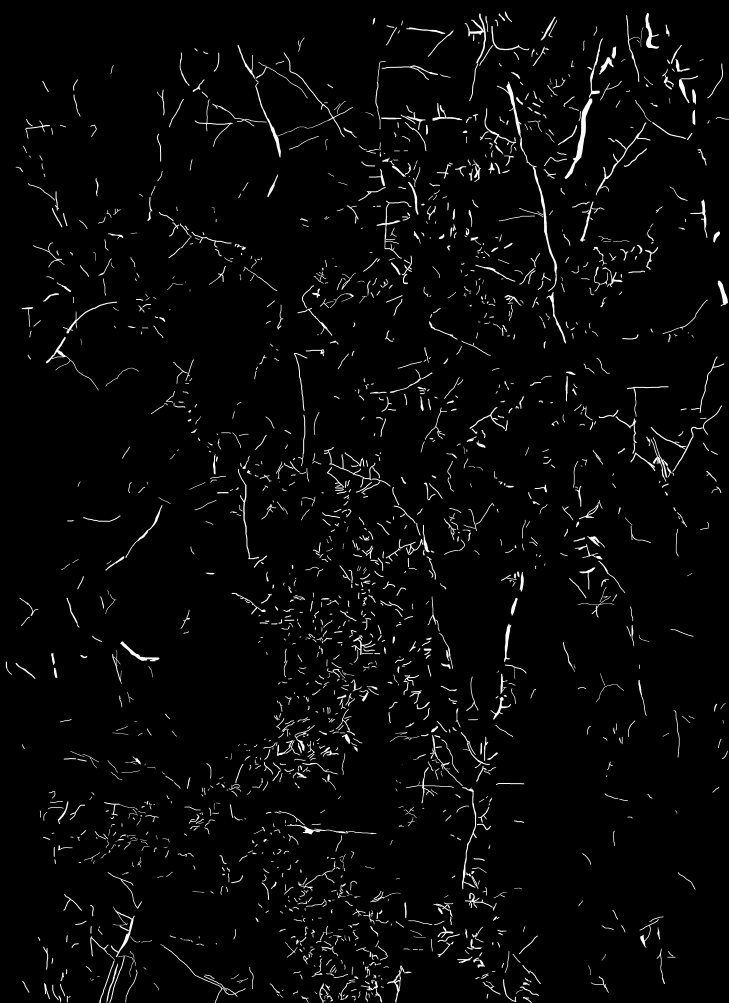
#> input picture Original_NKL4b-20191224.gif, 5100 x 7019 px, given as the content of the folder ./input, which was not available (shown at 1/7 size)
$ python Image_crop.py
#> lines starting #> are read from the running program, lines starting #| are printed output that depends on the picture; after the words box and inside, x2 and y2 are one past the last pixel; in counts of white or black regions, pixels touching at a corner belong together; pictures that were not available may be replaced by others from this repository, and a replacement may not be noted
import os
from PIL import Image
import cv2
import numpy as np
import Learning_conversion


class ImageLoader:
    def __init__(self, image_path):
        self.image_path = image_path
        self.image = self._load_image()

    def _load_image(self):
        if not os.path.exists(self.image_path):
            raise FileNotFoundError(f"画像がない: {self.image_path}")

        # 拡張子を小文字に変換してチェック
        # ARATAはアノテーションデータがGifであることが多いので、gifにも対応
        ext = os.path.splitext(self.image_path)[1].lower()
        if ext in ['.jpg', '.jpeg', '.png', '.tif', '.tiff']:
            image = cv2.imread(self.image_path)
        elif ext == '.gif':
            with Image.open(self.image_path) as img:
                frame_rgb = img.convert("RGB")
                frame_np = np.array(frame_rgb)
                image = cv2.cvtColor(frame_np, cv2.COLOR_RGB2BGR)
        else:
            raise ValueError(f"対応していない拡張子: {ext}")

        if image is None:
            raise ValueError(f"ロードの失敗: {self.image_path}")

        return image


class ImageCropper:
    """
    画像を指定されたサイズで分割するクラス
    デフォルトの分割サイズは400x400ピクセル
    分割する際に、画像の中央を基準にして余白を均等に配置するように、
    開始位置を画像サイズ//分割サイズ/2に設定
    """
    def __init__(self, image, crop_size=(400, 400)):
        self.image = image
        self.crop_width, self.crop_height = crop_size

    def crop_and_save(self, output_dir, prefix):
        os.makedirs(output_dir, exist_ok=True)

        height, width = self.image.shape[:2]
        count_x = width // self.crop_width
        count_y = height // self.crop_height
        margin_x = width % self.crop_width // 2
        margin_y = height % self.crop_height // 2


        print(f"画像サイズ: {width}x{height}")
        print(f"分割枚数: {count_x} x {count_y}")

        for i in range(count_x):
            for j in range(count_y):
                x_start = i * self.crop_width  + margin_x
                y_start = j * self.crop_height + margin_y
                x_end = x_start + self.crop_width
                y_end = y_start + self.crop_height

                cropped_image = self.image[y_start:y_end, x_start:x_end]
                output_path = os.path.join(output_dir, f"{prefix}_{i}_{j}.png")
                print(f"Saving: {output_path}")
                cv2.imwrite(output_path, cropped_image)


class FileManager:
    def __init__(self, input_dir, output_dir):
        self.input_dir = input_dir
        self.output_dir = output_dir
        self.files = sorted([
            f for f in os.listdir(input_dir)
            if os.path.isfile(os.path.join(input_dir, f))
            and not f.startswith('.')
        ])

    def get_input_path(self, index):
        return os.path.join(self.input_dir, self.files[index])

    def get_output_prefix(self, index):
        filename = os.path.splitext(self.files[index])[0]
        return filename

    def get_file_count(self):
        return len(self.files)

    def is_hidden(self,filepath):
        return os.path.basename(filepath).startswith('.')


class CropApplication:
    def __init__(self, input_dir, output_dir):
        self.input_dir = input_dir
        self.output_dir = output_dir
        self.file_manager = FileManager(input_dir, output_dir)

    def run(self):
        total_files = self.file_manager.get_file_count()
        print(f"ファイル数 : {total_files}")

        for i in range(total_files):
            input_path = self.file_manager.get_input_path(i)
            prefix = str("image" + str(i))

            print(f"\nファイル名: {input_path}")

            try:
                image = ImageLoader(input_path).image
                cropper = ImageCropper(image)
                cropper.crop_and_save(self.output_dir, prefix)
            except Exception as e:
                print(f"Error processing {input_path}: {e}")
#> this loop made 1 pass
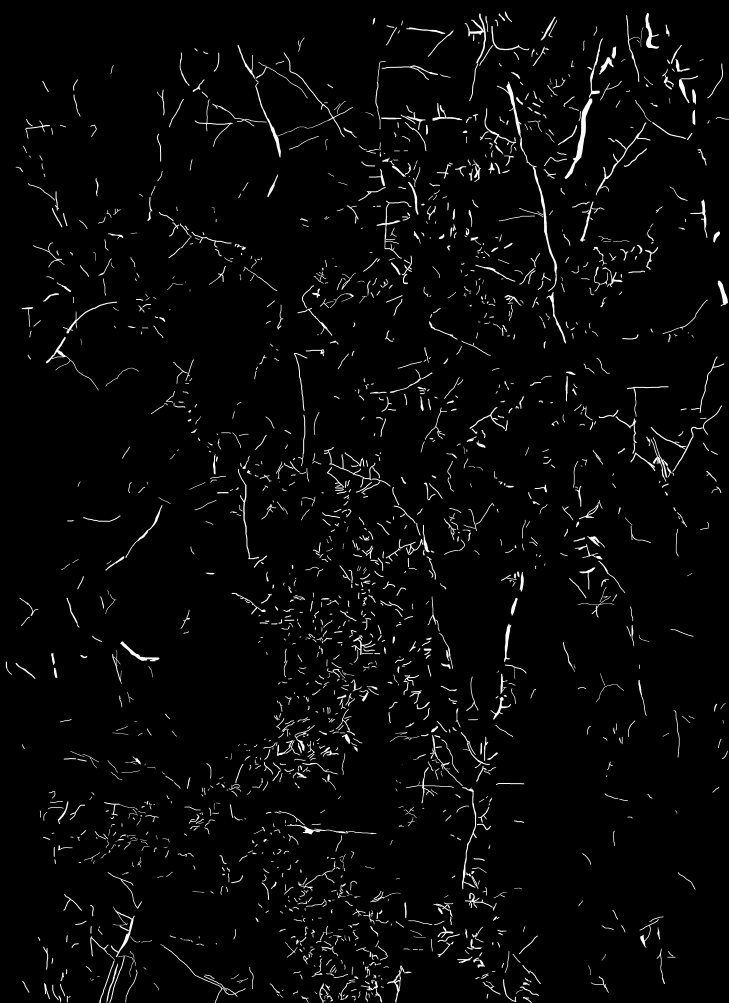
#> input picture Original_NKL4b-20191224.gif, 5100 x 7019 px, given as the content of the folder ./input, which was not available (shown at 1/7 size)
#> pass 1, in _load_image, `frame_rgb = img.convert("RGB")`:
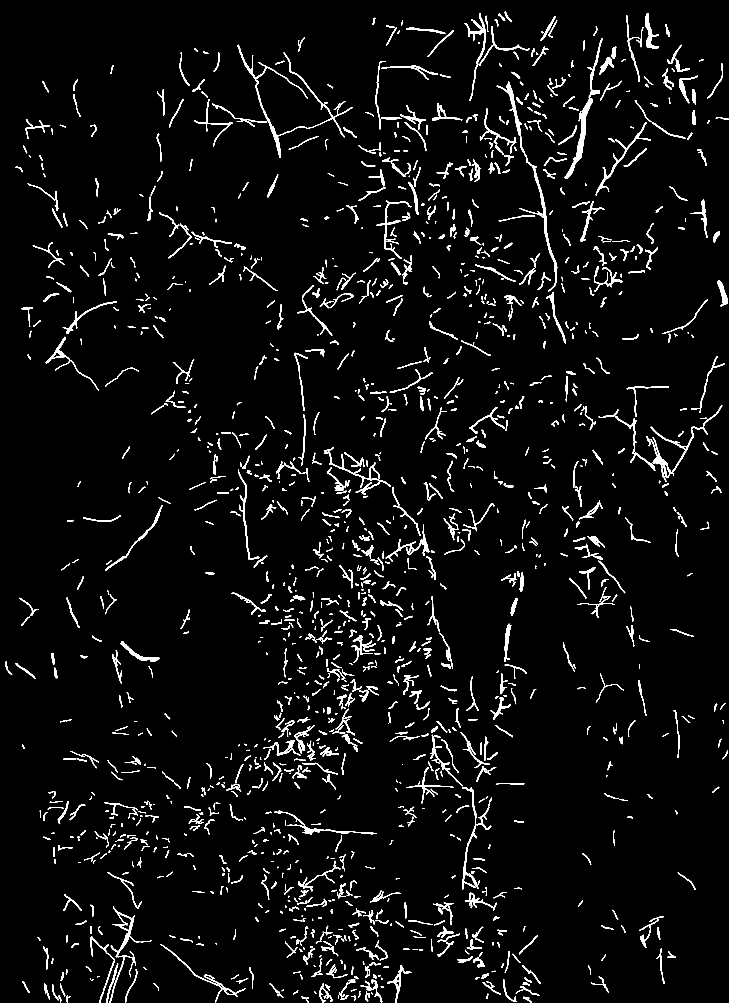
#> frame_rgb: PIL image 5100x7019 RGB (shown at 1/7 size); 3.1% white; 1869 white regions (3 under 20 px), largest, box (x1, y1, x2, y2) and area: (3952, 689, 4146, 1253) 17939, (3729, 1168, 3901, 2041) 12551, (3477, 570, 3757, 1171) 10905
#> pass 1, in crop_and_save, `cv2.imwrite(output_path, cropped_image)`:
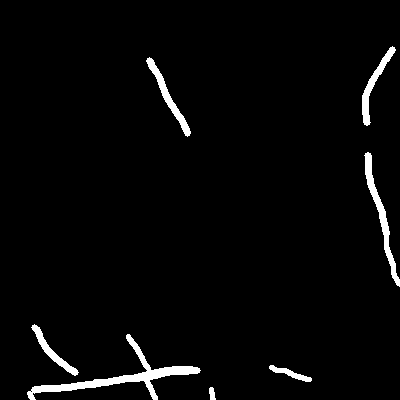
#> saved as image0_0_1.png: shape (400, 400, 3); 2.8% white; 7 white regions, largest, box (x1, y1, x2, y2) and area: (27, 334, 201, 400) 1709, (364, 152, 400, 287) 869, (146, 57, 191, 137) 604
#> pass 1, in crop_and_save, `cv2.imwrite(output_path, cropped_image)`:
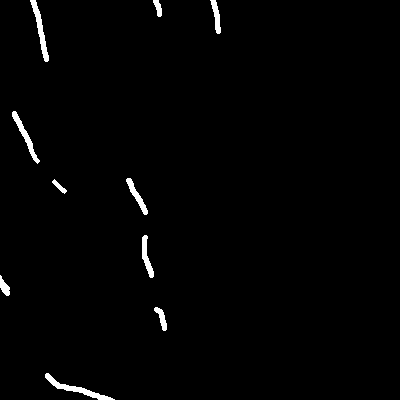
#> saved as image0_0_2.png: shape (400, 400, 3); 1.3% white; 10 white regions, largest, box (x1, y1, x2, y2) and area: (45, 373, 115, 400) 386, (30, 0, 49, 62) 345, (12, 111, 40, 164) 300


if __name__ == "__main__":
    input_directory = "./input"
    output_directory = "./output"


    app = CropApplication(input_directory, output_directory)
    app.run()
